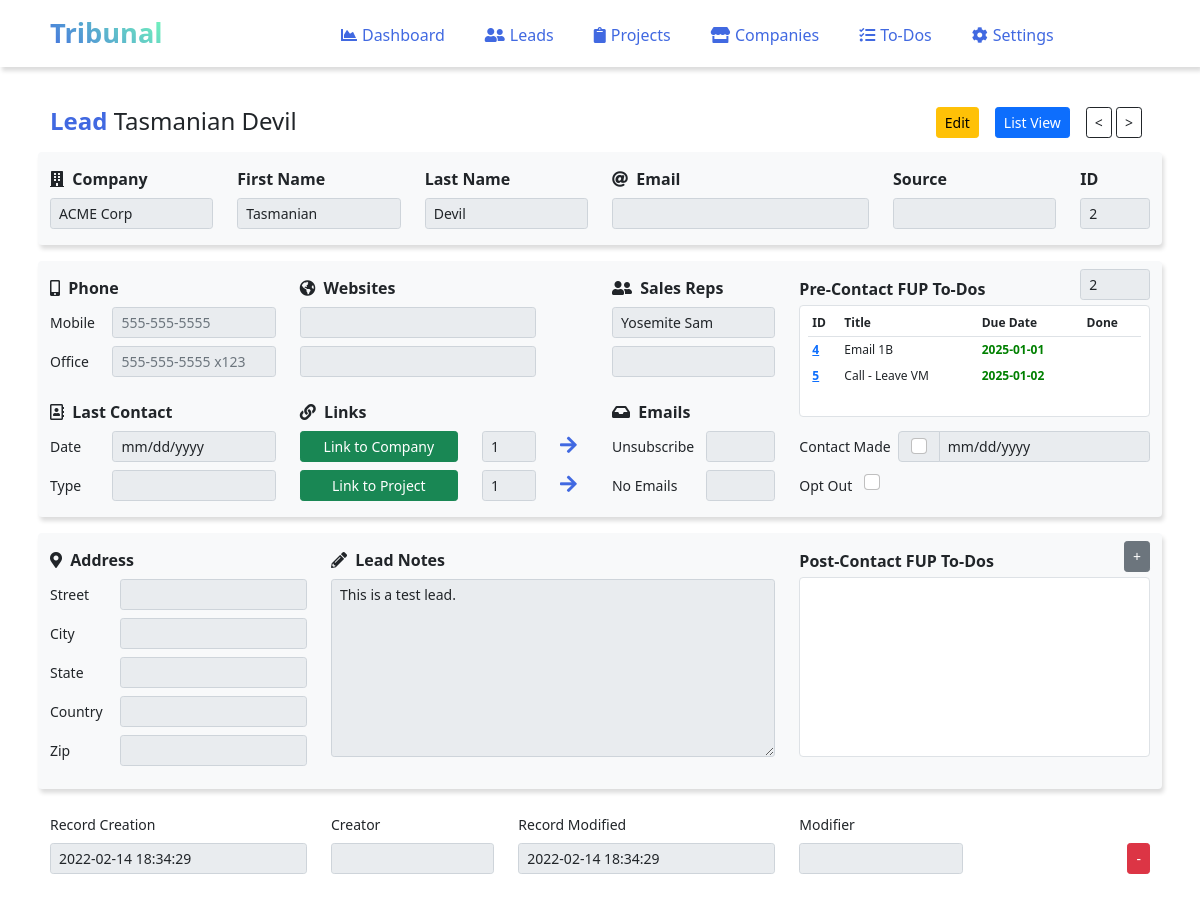
The page /leads.single.php?id=2 on the database its author committed.
### tables this page shows
CREATE TABLE `leads` (
  `id` int(11) NOT NULL AUTO_INCREMENT,
  `companyID` int(11),
  `projectID` int(11),
  `co_name` varchar(255),
  `firstname` varchar(25) NOT NULL,
  `lastname` varchar(25),
  `phone1` varchar(25),
  `phone2` varchar(25),
  `rep1` varchar(30),
  `rep2` varchar(30),
  `email` varchar(30),
  `address_st` varchar(100),
  `address_city` varchar(25),
  `address_state` varchar(25),
  `address_country` varchar(25),
  `address_zip` varchar(15),
  `website1` varchar(50),
  `website2` varchar(50),
  `notes` text,
  `lastcontact_date` date,
  `lastcontact_type` varchar(20),
  `created_at` datetime DEFAULT current_timestamp(),
  `created_by` varchar(50),
  `modified_at` datetime on update current_timestamp() NOT NULL DEFAULT current_timestamp(),
  `modified_by` varchar(50),
  `source` varchar(25),
  `process` int(3),
  `contact_made` boolean,
  `contact_date` date,
  `opt_out` boolean,
  PRIMARY KEY (`id`)
);

CREATE TABLE `todos` (
  `id` int(11) NOT NULL AUTO_INCREMENT,
  `companyID` int(11),
  `projectID` int(11),
  `leadID` int(11),
  `rep1` varchar(30),
  `rep2` varchar(30),
  `presider_1` varchar(30),
  `presider_2` varchar(30),
  `priority` varchar(12),
  `details` text,
  `title` varchar(50),
  `created_at` datetime NOT NULL DEFAULT current_timestamp(),
  `created_by` varchar(50),
  `modified_at` datetime on update current_timestamp() NOT NULL DEFAULT current_timestamp(),
  `modified_by` varchar(50),
  `due_at` date,
  `done` boolean,
  `done_at` date,
  `category` varchar(30),
  `est_time` int(10),
  `time_complete` int(10),
  `prefup_process` int(2) NOT NULL DEFAULT '0',
  `prefup_step_num` int(2),
  `prefup_step_name` varchar(30),
  `prefup_email_subject` text,
  `prefup_email_body` text,
  `prefup_days` int(3),
  PRIMARY KEY (`id`)
);

### leads.single.php (the view, shortened to what the rows shown need)
<?php
include 'inc/autoloader.inc.php';
include 'inc/header.inc.php';
$object = new ViewLeads();
$lead = $object->showLeadEdit();
$object->executeDeleteLead();
$next = $object->nextHigherLead();
$prev = $object->nextLowerLead();
$obj = new Leads();
$prefups = $obj->showPreFUPToDos();
?>
<div class="col-11 mx-auto">
    <br>
    <form method="POST" action="" class="mb-4">
        <div class="d-flex flex-row mt-3 mb-2">
            <h4><span style="color:#4169E1; font-weight:bold;">Lead </span><?php echo $lead['firstname'].' '.$lead['lastname']; ?></h4>
            <div class="px-2 ms-auto">
                <a href="<?php echo ROOT_URL; ?>leads.edit.php?id=<?php echo $lead['id']; ?>" class="btn btn-sm btn-warning">Edit</a>
            </div>
            <div class="px-2">
                <a href="<?php echo ROOT_URL.'leads.php'; ?>" class="btn btn-sm btn-primary">List View</a>
            </div>
            <div class="px-2">
                <a href="<?php echo ROOT_URL; ?>leads.single.php?id=<?php echo $prev['id']; ?>" class="btn btn-sm btn-outline-dark"><</a>
                <a href="<?php echo ROOT_URL; ?>leads.single.php?id=<?php echo $next['id']; ?>" class="btn btn-sm btn-outline-dark">></a>
            </div>
        </div>
        <div class="row py-2 mb-3 bg-light rounded" style="box-shadow: 2px 4px 4px #ddd;">
            <div class="col-2">
                <div class="form-group">
                    <div class="">
                        <input type="text" name="co_name" class="form-control form-control-sm" value="<?php echo $lead['co_name']; ?>" readonly>
                    </div>
                </div>
            </div>
            <div class="col-2">
                <div class="form-group">
                    <div class="">
                        <input type="text" name="firstname" class="form-control form-control-sm" value="<?php echo $lead['firstname']; ?>" readonly>
                    </div>
                </div>
            </div>
            <div class="col-2">
                <div class="form-group">
                    <div class="">
                        <input type="text" name="lastname" class="form-control form-control-sm" value="<?php echo $lead['lastname']; ?>" readonly>
                    </div>
                </div>
            </div>
            <div class="col-1">
                <div class="form-group">
                    <div class="mb-2">
                        <input type="text" name="id" class="form-control form-control-sm" value="<?php echo $lead['id']; ?>" readonly>
                    </div>
                </div>
            </div>
        </div>
        <div class="row py-2 mb-3 bg-light rounded" style="height:16em; box-shadow: 2px 4px 4px #ddd;">
            <div class="col-8">
                <div class="row">
                    <div class="col-3">
                        <div class="form-group">
                            <div class="mb-2">
                                <input type="text" name="rep1" class="form-control form-control-sm" value="<?php echo $lead['rep1']; ?>" readonly>
                            </div>
                        </div>
                    </div>
                </div>
                <div class="row my-2">
                    <div class="col-5">
                        <div class="form-group">
                            <div class="row">
                                <div class="col-3 mb-2">
                                    <div class="form-group" >
                                        <input id="companylink" type="text" name="companyid" class="form-control form-control-sm" value="<?php echo $lead['companyID']; ?>" readonly>
                                    </div>
                                </div>
                            </div>
                            <div class="row">
                                <div class="col-3">
                                    <div class="form-group" >
                                        <input id="projectlink" type="text" name="projectID" class="form-control form-control-sm" value="<?php echo $lead['projectID']; ?>" readonly>
                                    </div>
                                </div>
                            </div>
                        </div>
                    </div>
                </div>
            </div>
            <div class="col-4 bg-light">
                <div class="row mb-1">
                    <div class="col-3 text-end">
                        <input type="text" name="process" class="form-control form-control-sm" value="<?php if($lead['process'] > 0) {echo $lead['process'];} else {echo "";} ?>" readonly>
                    </div>
                </div>
                <div class="h-75 w-100 d-inline-block bg-white border rounded mb-2" style="overflow-y:scroll; overflow-x: hidden; max-height:7em;">
                    <div class="px-2 py-1">
                        <table class="table table-hover table-sm table-borderless" style="font-size:.75em;">
                            <thead class="border-bottom">
                                <tr>
                                    <th scope="col">ID</th>
                                    <th scope="col">Title</th>
                                    <th scope="col">Due Date</th>
                                    <th scope="col">Done</th>
                                </tr>
                            </thead>
                            <tbody>
                                <?php foreach($prefups as $prefup) : ?>
                                    <tr style="transform: rotate(0); <?php if($prefup['done'] == 1){echo "text-decoration: line-through;";} ?>">
                                        <th scope="row"><a href="todos.single.php?id=<?php echo $prefup['id']; ?>" class="<?php if($prefup['done'] == 0){echo "stretched-link";} ?>"><?php echo $prefup['id']; ?></a></th>
                                        <td><?php echo $prefup['title']; ?></td>
                                        <td>
                                            <span style="font-weight:bold; <?php if($prefup['due_at']>=date('Y-m-d') && $prefup['done'] == 0){echo "color:green;";} elseif($prefup['due_at']<date('Y-m-d') && $prefup['done'] == 0) {echo "color:red;";} else {echo "";} ?>">
                                                <?php echo $prefup['due_at']; ?>
                                            </span>
                                        </td>
                                        <td><?php echo $prefup['done_at']; ?></td>
                                    </tr>
                                <?php endforeach; ?>
                            </tbody>
                        </table>
                    </div>
                </div>
                <div class="row">
                    <div class="input-group mb-2">
                        <div class="input-group-text rounded-start">
                            <input id="doneContact" onclick="checkboxContact(this.value)" type="checkbox" name="contact_made" class="form-check-input mt-0" value="<?php echo $lead['contact_made']; ?>" <?php if ($lead['contact_made'] == 1) echo "checked"; ?>>
                        </div>
                    </div>
                </div>
                <div class="row">
                    <div class="form-group">
                        <label for="opt_out" class="col-form-label-sm pe-2">Opt Out</label>
                        <input id="doneOptOut" onclick="checkboxOptOut(this.value)" type="checkbox" name="opt_out" class="form-check-input" value="<?php echo $lead['opt_out']; ?>" <?php if ($lead['opt_out'] == 1) echo "checked"; ?>>
                    </div>
                </div>
            </div>
        </div>
        <div class="row py-2 mb-3 bg-light rounded" style="height:16em; box-shadow: 2px 4px 4px #ddd;">
            <div class="col-5">
                <div class="form-group">
                    <div class="">
                        <textarea readonly name="notes" class="form-control form-control-sm" rows="8" ><?php echo $lead['notes']; ?></textarea>
                    </div>
                </div>
            </div>
        </div>
        <div class="row mb-4">
            <div class="col-3">
                <div class="form-group">
                    <div>
                        <input type="text" name="created_at" class="form-control form-control-sm" value="<?php echo $lead['created_at']; ?>" readonly>
                    </div>
                </div>
            </div>
            <div class="col-3">
                <div class="form-group">
                    <div>
                        <input type="text" name="modified_at" class="form-control form-control-sm" value="<?php echo $lead['modified_at']; ?>" readonly>
                    </div>
                </div>
            </div>
        </div>
    </form>
</div>
<?php include 'inc/footer.inc.php'; ?>

### rows shown on the page
leads: firstname "Tasmanian", lastname "Devil", co_name "ACME Corp", id "2", rep1 "Yosemite Sam", companyid "1", projectID "1", process "2", notes "This is a test lead.", created_at "2022-02-14 18:34:29", modified_at "2022-02-14 18:34:29"
todos: id "4", title "Email 1B", due_at "2025-01-01"
todos: id "5", title "Call - Leave VM", due_at "2025-01-02"
